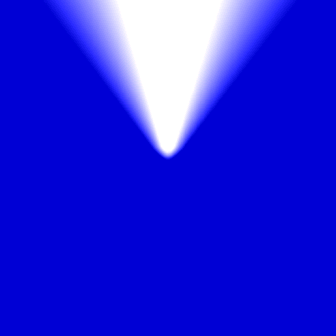
#> input picture Animated_Eyes_2/eye_gen/eye_export/sclera.png, 336 x 336 px
$ python make_eye_header.py --in eye_export --out out.png
#> lines starting #> are read from the running program, lines starting #| are printed output that depends on the picture
#!/usr/bin/env python3
# -*- coding: utf-8 -*-
"""
Genera un header .h de ojo (tipo robotEye*.h) a partir de imágenes en un directorio.
- Convierte sclera (RGB) -> RGB565
- Convierte iris (si es polar ya) -> RGB565
- O bien, si das iris_cartesian (disco redondo) -> lo "desenrolla" a mapa polar (RGB565)
- Convierte máscaras de párpados (L/8-bit) -> uint8_t (simétrica o upper/lower)
No genera la tabla LUT `polar[]`; normalmente debes reutilizar la de tu proyecto.

USO:
  python make_eye_header.py \
    --in ./mis_imagenes \
    --out ./robotEye_custom.h \
    --screen 240 240 \
    --sclera 336 336 \
    --iris-map 360 90 \
    --iris-size 112 112 \
    [--iris-mode polar|cartesian] \
    [--names sclera.png iris_polar.png eyelid_mask.png eyelid_upper_mask.png eyelid_lower_mask.png]

Convenciones por defecto de nombres (dentro de --in):
  - sclera.png                 (RGB)            -> obligatorio
  - iris_polar.png             (RGB, polar)     -> opcional si usas --iris-mode polar
  - iris_cartesian.png         (RGB, disco)     -> opcional si usas --iris-mode cartesian
  - eyelid_mask.png            (L, simétrica)   -> opcional
  - eyelid_upper_mask.png      (L, superior)    -> opcional
  - eyelid_lower_mask.png      (L, inferior)    -> opcional

Requisitos: Pillow
"""
import argparse, sys, os, math, textwrap
from pathlib import Path
from PIL import Image

def to_rgb565_tuple(r,g,b):
    return ((r & 0xF8) << 8) | ((g & 0xFC) << 3) | (b >> 3)

def image_to_rgb565_list(img, size):
    im = img.convert("RGB").resize(size, Image.LANCZOS)
    pixels = list(im.getdata())
    return [to_rgb565_tuple(r,g,b) for (r,g,b) in pixels]

def image_to_u8_list(img, size):
    im = img.convert("L").resize(size, Image.LANCZOS)
    return list(im.getdata())

def write_c_array_uint16(f, name, w, h, data, add_progmem=True):
    f.write(f"#define {name.upper()}_WIDTH  {w}\n")
    f.write(f"#define {name.upper()}_HEIGHT {h}\n\n")
    prog = " PROGMEM" if add_progmem else ""
    f.write(f"const uint16_t {name}[{name.upper()}_HEIGHT * {name.upper()}_WIDTH]{prog} = {{\n")
    # 12 por línea
    for i, v in enumerate(data):
        if i % 12 == 0: f.write("  ")
        f.write(f"0x{v:04X}")
        if i != len(data)-1: f.write(", ")
        if (i+1) % 12 == 0: f.write("\n")
    if len(data) % 12 != 0: f.write("\n")
    f.write("};\n\n")

def write_c_array_uint8(f, name, w, h, data, add_progmem=True):
    prog = " PROGMEM" if add_progmem else ""
    f.write(f"const uint8_t {name}[{h} * {w}]{prog} = {{\n")
    for i, v in enumerate(data):
        if i % 24 == 0: f.write("  ")
        f.write(f"{v}")
        if i != len(data)-1: f.write(", ")
        if (i+1) % 24 == 0: f.write("\n")
    if len(data) % 24 != 0: f.write("\n")
    f.write("};\n\n")

def cartesian_to_polar_map(img_disc, iris_radius_px, map_w, map_h):
    """
    Convierte un iris circular (cartesiano, imagen cuadrada con disco) a mapa polar (ancho=ángulo, alto=radio).
    img_disc: Image RGB cuadrada que contiene el disco del iris centrado (se usará min(w,h)/2 como radio de entrada)
    iris_radius_px: radio del iris que deseas en pantalla (IRIS_HEIGHT). Se usa para escalar el radio origen.
    map_w, map_h: dimensiones del mapa polar de salida (e.g., 360x90)
    """
    src = img_disc.convert("RGB")
    sw, sh = src.size
    cx, cy = (sw-1)/2.0, (sh-1)/2.0
    r_max_src = min(sw, sh) * 0.5 - 1.0  # radio máximo disponible en la imagen fuente

    out = Image.new("RGB", (map_w, map_h))
    out_px = out.load()
    src_px = src.load()

    for v in range(map_h):
        # r_norm 0..1 desde centro a borde del iris
        r_norm = v / max(map_h-1, 1)
        # radio en la fuente mapeado proporcionalmente
        r_src = r_norm * r_max_src
        for u in range(map_w):
            theta = (u / map_w) * 2.0 * math.pi  # 0..2pi
            x = cx + r_src * math.cos(theta)
            y = cy + r_src * math.sin(theta)
            xi = int(round(x))
            yi = int(round(y))
            if 0 <= xi < sw and 0 <= yi < sh:
                out_px[u, v] = src_px[xi, yi]
            else:
                out_px[u, v] = (0, 0, 0)
    return out

def main():
    ap = argparse.ArgumentParser(description="Genera un .h para los ojos desde imágenes.")
    ap.add_argument("--in", dest="indir", required=True, help="Directorio con imágenes")
    ap.add_argument("--out", dest="outfile", required=True, help="Ruta del .h de salida")
    ap.add_argument("--screen", nargs=2, type=int, default=[240,240], help="SCREEN_WIDTH SCREEN_HEIGHT (por defecto 240 240)")
    ap.add_argument("--sclera", nargs=2, type=int, default=[336,336], help="SCLERA_WIDTH SCLERA_HEIGHT (por defecto 336 336)")
    ap.add_argument("--iris-map", nargs=2, type=int, default=[360,90], help="IRIS_MAP_WIDTH IRIS_MAP_HEIGHT (por defecto 360 90)")
    ap.add_argument("--iris-size", nargs=2, type=int, default=[112,112], help="IRIS_WIDTH IRIS_HEIGHT (por defecto 112 112)")
    ap.add_argument("--iris-mode", choices=["polar","cartesian"], default="polar", help="Origen del iris: 'polar' usa iris_polar.png; 'cartesian' usa iris_cartesian.png y lo convierte a polar.")
    ap.add_argument("--names", nargs=5, metavar=("SCLERA","IRIS","EYELID","UPPER","LOWER"),
                    default=["sclera.png","iris_polar.png","eyelid_mask.png","eyelid_upper_mask.png","eyelid_lower_mask.png"],
                    help="Nombres de archivos dentro del directorio de entrada (ver ayuda).")
    args = ap.parse_args()

    indir = Path(args.indir)
    if not indir.is_dir():
        print("ERROR: --in no es un directorio válido", file=sys.stderr)
        sys.exit(1)

    sclera_name, iris_name, eyelid_name, upper_name, lower_name = args.names
    sclera_path = indir / sclera_name

    if not sclera_path.exists():
        print(f"ERROR: Falta {sclera_name} en {indir}", file=sys.stderr)
        sys.exit(1)

    # Cargar imágenes
    sclera_img = Image.open(sclera_path)
#> sclera_img is the input picture: PIL image 336x336 RGB; mean R, G, B 33.1, 33.1, 220.5

    if args.iris_mode == "polar":
        iris_path = indir / iris_name
        if not iris_path.exists():
            print(f"ERROR: Modo polar seleccionado pero falta {iris_name}", file=sys.stderr)
            sys.exit(1)
        iris_img_polar = Image.open(iris_path)
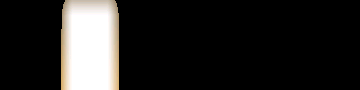
#> input picture Animated_Eyes_2/eye_gen/eye_export/iris_polar.png, 360 x 90 px
#> iris_img_polar is the input picture: PIL image 360x90 RGB; mean R, G, B 38.2, 37.1, 35.6
    else:
        iris_cartesian_path = indir / "iris_cartesian.png"
        if not iris_cartesian_path.exists():
            print(f"ERROR: Modo cartesian seleccionado pero falta iris_cartesian.png", file=sys.stderr)
            sys.exit(1)
        iris_img_cart = Image.open(iris_cartesian_path)
        iris_img_polar = cartesian_to_polar_map(
            iris_img_cart,
            iris_radius_px=args.iris_size[1],
            map_w=args.iris_map[0],
            map_h=args.iris_map[1]
        )

    # máscaras (opcionales)
    eyelid_path = indir / eyelid_name
    upper_path  = indir / upper_name
    lower_path  = indir / lower_name

    # Crear salida
    out = Path(args.outfile)
    out.parent.mkdir(parents=True, exist_ok=True)

    SW, SH = args.screen
    SCLW, SCLH = args.sclera
    IMW, IMH = args.iris_map
    IW, IH = args.iris_size

    with open(out, "w", encoding="utf-8") as f:
        # Cabecera
        f.write("// AUTO-GENERATED by make_eye_header.py\n")
        f.write("// Ajusta dimensiones por CLI si lo necesitas.\n\n")
        f.write(f"#define SCREEN_WIDTH  {SW}\n")
        f.write(f"#define SCREEN_HEIGHT {SH}\n\n")

        # Sclera
        sclera_data = image_to_rgb565_list(sclera_img, (SCLW, SCLH))
#> in image_to_rgb565_list, `pixels = list(im.getdata())`: pixels = 112896 items
#> sclera_data = 112896 items
        write_c_array_uint16(f, "sclera", SCLW, SCLH, sclera_data, add_progmem=True)
#> the loop in write_c_array_uint16, `for i, v in enumerate(data):` made 112896 passes
#> v on passes 1 to 3: 26, 26, 26

        # Iris MAP (polar)
        iris_data = image_to_rgb565_list(iris_img_polar, (IMW, IMH))
#> iris_data = 32400 items
        f.write(f"#define IRIS_MAP_WIDTH  {IMW}\n")
        f.write(f"#define IRIS_MAP_HEIGHT {IMH}\n")
        f.write(f"#define IRIS_WIDTH  {IW}\n")
        f.write(f"#define IRIS_HEIGHT {IH}\n\n")
        write_c_array_uint16(f, "iris", IMW, IMH, iris_data, add_progmem=True)

        # Eyelids
        wrote_any_mask = False
        if eyelid_path.exists():
            eyelid_img = Image.open(eyelid_path)
            eyelid_data = image_to_u8_list(eyelid_img, (SW, SH))
            write_c_array_uint8(f, "eyelid", SW, SH, eyelid_data, add_progmem=True)
            f.write("// Define SYMMETRICAL_EYELID para usar esta máscara única.\n\n")
            wrote_any_mask = True

        if upper_path.exists():
            up_img = Image.open(upper_path)
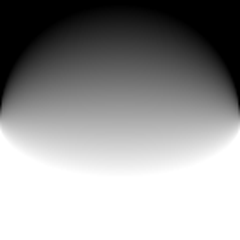
#> input picture Animated_Eyes_2/eye_gen/eye_export/eyelid_upper_mask.png, 240 x 240 px
#> up_img is the input picture: PIL image 240x240 L; min 0, max 255, mean 152.1
            up_data = image_to_u8_list(up_img, (SW, SH))
#> up_data = 57600 items
            write_c_array_uint8(f, "upper", SW, SH, up_data, add_progmem=True)
            wrote_any_mask = True

        if lower_path.exists():
            lo_img = Image.open(lower_path)
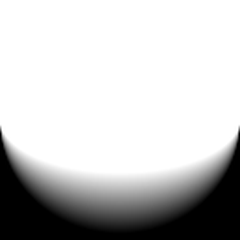
#> input picture Animated_Eyes_2/eye_gen/eye_export/eyelid_lower_mask.png, 240 x 240 px
#> lo_img is the input picture: PIL image 240x240 L; min 0, max 255, mean 197
            lo_data = image_to_u8_list(lo_img, (SW, SH))
#> lo_data = 57600 items
            write_c_array_uint8(f, "lower", SW, SH, lo_data, add_progmem=True)
            wrote_any_mask = True

        if not wrote_any_mask:
            f.write("// (No se incluyeron máscaras de párpados; añade eyelid_mask o upper/lower si quieres)\n\n")

        # Nota sobre polar[]
        f.write(textwrap.dedent("""\
            // NOTA: Esta herramienta NO genera la LUT 'polar[]'. Normalmente se reutiliza la que ya tienes en tu proyecto.
            // Si quieres copiar 'polar[]' de otro header, pégala debajo de este comentario sin tocar los defines de arriba.
            // -----------------------------------------------------------------------
        """))

    print("OK. Header generado en:", out)

if __name__ == "__main__":
    main()
